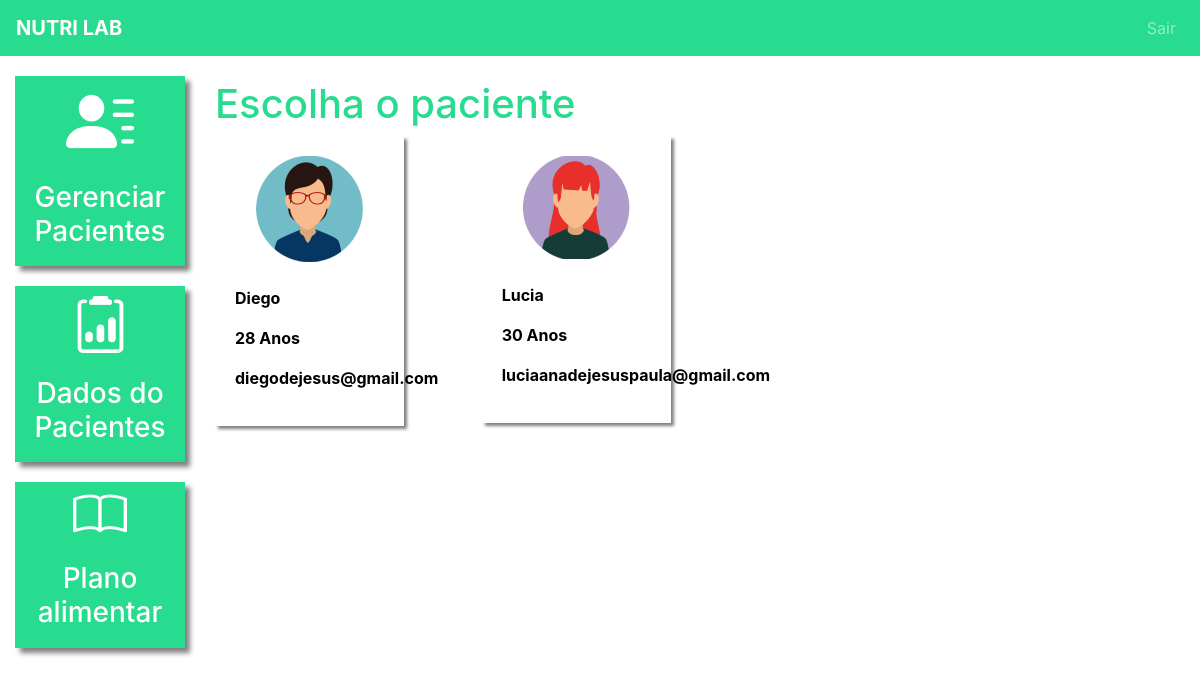
The app's page /dados_paciente/ (signed in), older data.
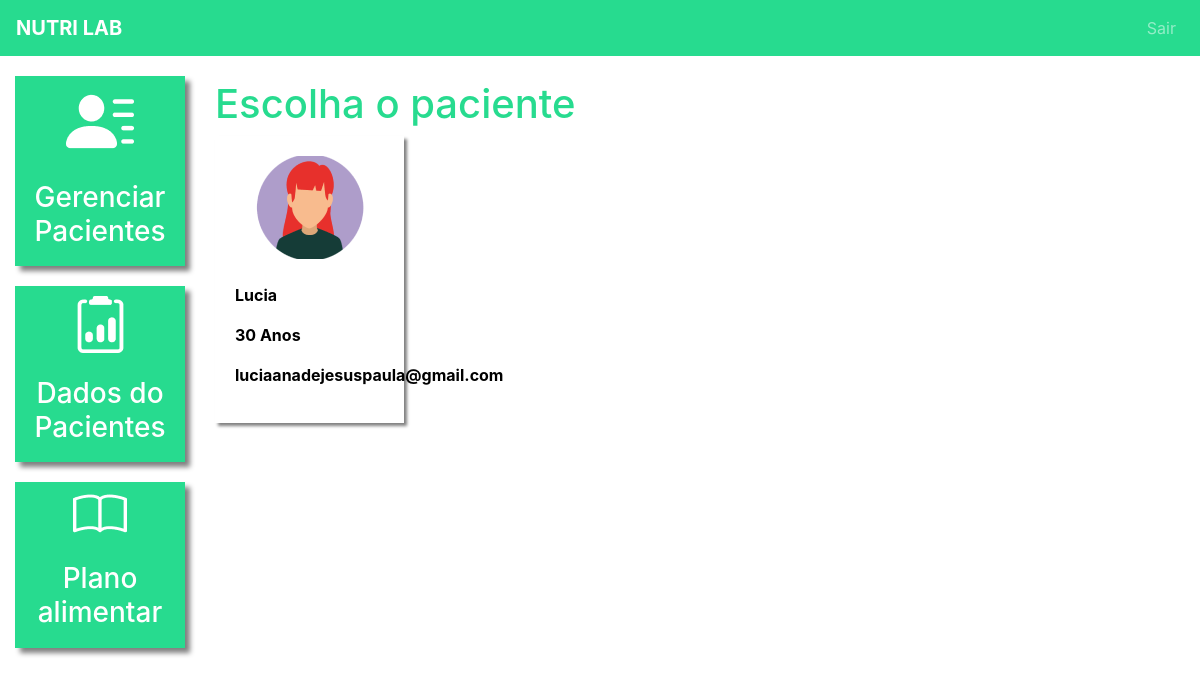
The same page, newer data.
### plataforma/models.py (models this page shows, shortened)
class Pacientes(models.Model):
    choices_sexo = (('F', 'Feminino'),
                    ('M', 'Masculino'))
    nome = models.CharField(max_length=50)
    sexo = models.CharField(max_length=1, choices=choices_sexo)
    idade = models.IntegerField(max_length=100)
    email = models.EmailField()
    telefone = models.CharField(max_length=19)
    nutri = models.ForeignKey(User, on_delete=models.CASCADE)

### plataforma/views.py (the view)
# urls.py: path('dados_paciente/', views.dados_paciente_listar, name="dados_paciente_listar"),
@login_required(login_url='/auth/logar/')
def dados_paciente_listar(request):
    if request.method == "GET":
        pacientes = Pacientes.objects.filter(nutri=request.user)
        return render(request, 'dados_paciente_listar.html', {'pacientes': pacientes})

### plataforma/templates/dados_paciente_listar.html (shortened to what this page needs)
{% extends 'base_plataforma.html' %} {% load static %} {% block 'plataforma' %}
<br />
<h1 class="titulo">Escolha o paciente</h1>
<div class="row">
  {% for paciente in pacientes%}
  <div class="col-md-4">
    <a href="{% url 'dados_paciente' paciente.id %}" class="link-hover">
      <div class="card-paciente">
        <div class="foto-perfil">
          {% if paciente.sexo == "M"%}
          <img src="{% static 'plataforma/img/perfil2.png' %}" />
          {% else %}
          <img src="{% static 'plataforma/img/perfil1.png' %}" />
          {% endif %}
        </div>
        <br />
        <p class="dados">{{paciente.nome}}</p>
        <p class="dados">{{paciente.idade}} Anos</p>
        <p class="dados">{{paciente.email}}</p>
      </div>
    </a>
  </div>
  {% endfor %}
</div>
{% endblock%}

Row changes from the older to the newer data that the page shows:
removed Pacientes: nome "Diego", idade "28", email "diegodejesus@gmail.com"
